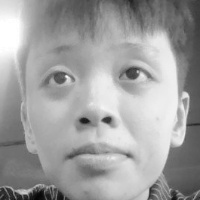
#> input picture hstech_attendance/faces/NV001/00.jpg, 200 x 200 px
$ python -i face_engine.py   (imports and definitions only)   (older library calls are emulated)
#> lines starting #> are read from the running program, lines starting #| are printed output that depends on the picture
#> further down, picture is the input picture: shape (200, 200, 3); min 4, max 255, mean 159.4
### hstech_attendance/db.py
# -*- coding: utf-8 -*-
"""Lớp thao tác cơ sở dữ liệu SQLite cho hệ thống chấm công HSTech."""
import sqlite3
import os
import hashlib
from datetime import datetime, date

BASE_DIR = os.path.dirname(os.path.abspath(__file__))
DB_PATH = os.path.join(BASE_DIR, "data", "hstech.db")
FACES_DIR = os.path.join(BASE_DIR, "faces")
ATT_PHOTOS_DIR = os.path.join(BASE_DIR, "attendance_photos")

os.makedirs(os.path.join(BASE_DIR, "data"), exist_ok=True)
os.makedirs(FACES_DIR, exist_ok=True)
os.makedirs(ATT_PHOTOS_DIR, exist_ok=True)


def _conn():
    conn = sqlite3.connect(DB_PATH)
    conn.row_factory = sqlite3.Row
    conn.execute("PRAGMA foreign_keys = ON")
    return conn


def hash_pw(pw: str) -> str:
    return hashlib.sha256(pw.encode("utf-8")).hexdigest()


# Ngưỡng nhận diện mặc định: LBPH confidence càng THẤP nghĩa là càng giống —
# 45 là mức chặt (ưu tiên an toàn, tránh nhận nhầm người khác hơn là nhận đúng
# mọi lúc). Có thể tăng lên nếu thấy khó nhận ra đúng người (Cài đặt > Nhận diện).
# min_votes = số khung hình liên tiếp phải khớp mới chấp nhận kết quả.
DEFAULT_SETTINGS = {
    "face_confidence_threshold": "45",
    "min_votes_to_accept": "6",
}


def get_setting(key, default=None):
    conn = _conn()
    row = conn.execute("SELECT value FROM settings WHERE key=?", (key,)).fetchone()
    conn.close()
    if row is not None:
        return row["value"]
    return DEFAULT_SETTINGS.get(key, default)


# [241 lines left out: functions set_setting, init_db, check_login, create_employee_account, reset_employee_password, change_password and 11 more, not called in this run]


# ---------------- Attendance ----------------
def today_str():
    return date.today().strftime("%d/%m/%Y")


# Giờ hành chính chuẩn: vào lúc 08:00, về lúc 17:00 (so sánh dạng chuỗi "HH:MM:SS"
# nên có thể so sánh trực tiếp bằng >/< mà không cần parse datetime).
WORK_START_TIME = "08:00:00"
WORK_END_TIME = "17:00:00"


# [139 lines left out: functions compute_trang_thai, get_today_attendance, check_in, check_out, get_recent_activity, get_today_stats and 2 more, not called in this run]

### hstech_attendance/face_engine.py
# -*- coding: utf-8 -*-
"""Động cơ nhận diện khuôn mặt: phát hiện bằng Haar Cascade, nhận diện bằng
LBPH (Local Binary Patterns Histograms) — hoàn toàn dùng OpenCV, không cần dlib."""
import cv2
import os
import numpy as np
import json

import db

BASE_DIR = os.path.dirname(os.path.abspath(__file__))
FACES_DIR = os.path.join(BASE_DIR, "faces")
MODEL_PATH = os.path.join(BASE_DIR, "models", "lbph_model.yml")
LABELMAP_PATH = os.path.join(BASE_DIR, "models", "label_map.json")
# [1 line not run here, left out]

CASCADE_PATH = cv2.data.haarcascades + "haarcascade_frontalface_default.xml"


class FaceEngine:
    def __init__(self, confidence_threshold=None):
        self.detector = cv2.CascadeClassifier(CASCADE_PATH)
        self.recognizer = cv2.face.LBPHFaceRecognizer_create()
        self.label_to_manv = {}
        # Nếu không truyền threshold, lấy từ cài đặt lưu trong DB (mặc định 55,
        # có thể chỉnh trong Cài đặt > Nhận diện khuôn mặt).
        self.threshold = confidence_threshold if confidence_threshold is not None else self._load_threshold()
        self.trained = False
        self._load()

    @staticmethod
    def _load_threshold():
        try:
            return int(db.get_setting("face_confidence_threshold", 45))
        except Exception:
            return 45

    def _load(self):
        if os.path.exists(MODEL_PATH) and os.path.exists(LABELMAP_PATH):
            try:
                self.recognizer.read(MODEL_PATH)
                with open(LABELMAP_PATH, "r", encoding="utf-8") as f:
                    self.label_to_manv = {int(k): v for k, v in json.load(f).items()}
                self.trained = True
            except Exception:
                self.trained = False

    # [8 lines left out: function reload, not called in this run]

    def detect_faces(self, frame_bgr):
        """Trả về list (x, y, w, h) các khuôn mặt phát hiện được trong khung hình."""
        gray = cv2.cvtColor(frame_bgr, cv2.COLOR_BGR2GRAY)
        gray = cv2.equalizeHist(gray)
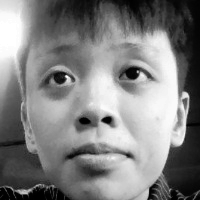
#> gray: shape (200, 200); min 0, max 255, mean 128.3
        faces = self.detector.detectMultiScale(gray, scaleFactor=1.15, minNeighbors=5,
                                                minSize=(90, 90))
#> faces = [[7, 9, 181, 181]]
        return faces, gray

    # [75 lines left out: functions save_face_samples, train, self_test, not called in this run]

    def recognize(self, frame_bgr):
        """Trả về (ma_nv hoặc None, (x,y,w,h) hoặc None, confidence)."""
        faces, gray = self.detect_faces(frame_bgr)
#> faces = [[7, 9, 181, 181]]
        if len(faces) == 0:
            return None, None, None
        x, y, w, h = max(faces, key=lambda f: f[2] * f[3])
#> x = 7; y = 9; w = 181; h = 181
        if not self.trained:
            return None, (x, y, w, h), None
        face_img = cv2.resize(gray[y:y + h, x:x + w], (200, 200))
        label, confidence = self.recognizer.predict(face_img)
        # LBPH: confidence thấp hơn = giống hơn
        if confidence <= self.threshold:
            ma_nv = self.label_to_manv.get(label)
            return ma_nv, (x, y, w, h), confidence
        return None, (x, y, w, h), confidence

>>> import cv2
>>> picture = cv2.imread('faces/NV001/00.jpg')
>>> result = FaceEngine().recognize(picture)

$ run again, on hstech_attendance/faces/NV002/01.jpg
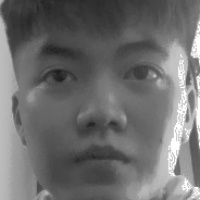
#> input picture hstech_attendance/faces/NV002/01.jpg, 200 x 200 px
#> picture is the input picture: shape (200, 200, 3); min 27, max 255, mean 109.7
#> in detect_faces, `gray = cv2.equalizeHist(gray)`:
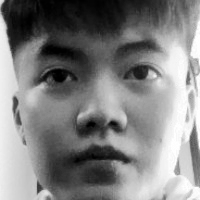
#> gray: shape (200, 200); min 0, max 255, mean 128.5
#> in detect_faces, `faces = self.detector.detectMultiScale(gray, scaleFactor=1.15, minNeig..`: faces = [[14, 9, 175, 175]]
#> x = 14; y = 9; w = 175
